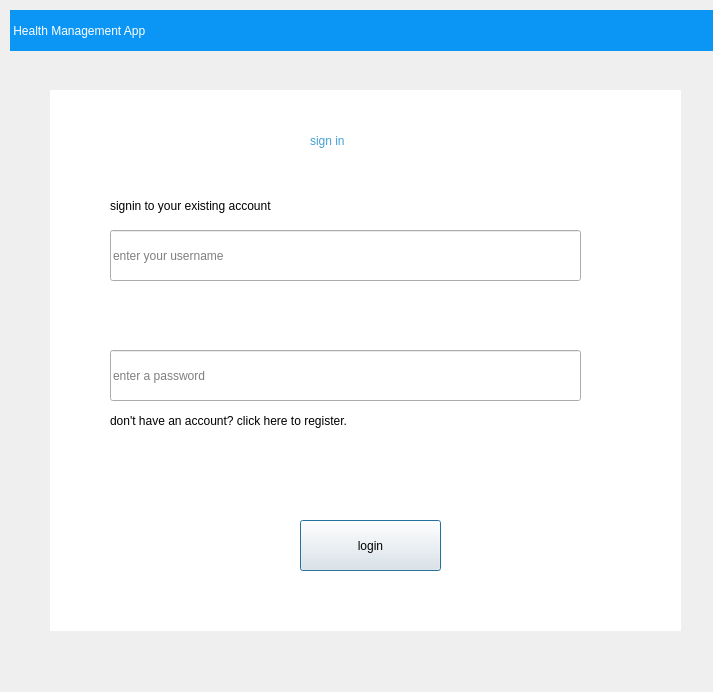
<?xml version="1.0" encoding="UTF-8"?>
<ui version="4.0">
 <class>Dialog</class>
 <widget class="QDialog" name="Dialog">
  <property name="geometry">
   <rect>
    <x>0</x>
    <y>0</y>
    <width>713</width>
    <height>692</height>
   </rect>
  </property>
  <property name="windowTitle">
   <string>Dialog</string>
  </property>
  <widget class="QWidget" name="widget" native="true">
   <property name="geometry">
    <rect>
     <x>0</x>
     <y>10</y>
     <width>1461</width>
     <height>911</height>
    </rect>
   </property>
   <property name="styleSheet">
    <string notr="true">/*
QWidget#widget{
background-color:qlineargradient(spread:pad, x1:0, y1:0, x2:1, y2:0.994318, stop:0 rgba(0, 61, 101, 255), stop:1 rgba(255, 255, 255, 255))}  */



QWidget#widget{
background-color: qlineargradient(spread:pad, x1:0, y1:0, x2:0.652, y2:0.897727, stop:0.243781 rgba(83, 187, 255, 255), stop:1 rgba(255, 179, 249, 255))};</string>
   </property>
   <widget class="QLineEdit" name="signin_username_field">
    <property name="geometry">
     <rect>
      <x>110</x>
      <y>220</y>
      <width>471</width>
      <height>51</height>
     </rect>
    </property>
    <property name="styleSheet">
     <string notr="true">font: 14pt &quot;MS Sans Serif&quot;;</string>
    </property>
    <property name="placeholderText">
     <string>enter your username</string>
    </property>
   </widget>
   <widget class="QLineEdit" name="signin_password_field">
    <property name="geometry">
     <rect>
      <x>110</x>
      <y>340</y>
      <width>471</width>
      <height>51</height>
     </rect>
    </property>
    <property name="styleSheet">
     <string notr="true">font: 14pt &quot;MS Sans Serif&quot;;</string>
    </property>
    <property name="placeholderText">
     <string>enter a password</string>
    </property>
   </widget>
   <widget class="QLabel" name="label_2">
    <property name="geometry">
     <rect>
      <x>310</x>
      <y>110</y>
      <width>111</width>
      <height>41</height>
     </rect>
    </property>
    <property name="styleSheet">
     <string notr="true">font: 75 17pt &quot;MS Sans Serif&quot;;
font: 75 22pt &quot;MS Sans Serif&quot;;
color: rgb(70, 159, 214);</string>
    </property>
    <property name="text">
     <string>sign in</string>
    </property>
   </widget>
   <widget class="QLabel" name="label_3">
    <property name="geometry">
     <rect>
      <x>60</x>
      <y>190</y>
      <width>261</width>
      <height>16</height>
     </rect>
    </property>
    <property name="styleSheet">
     <string notr="true">color:rgb(255, 255, 255);
font: 75 8pt &quot;MS Sans Serif&quot;;</string>
    </property>
    <property name="text">
     <string>sign in to your existing account</string>
    </property>
   </widget>
   <widget class="QPushButton" name="login_button">
    <property name="geometry">
     <rect>
      <x>300</x>
      <y>510</y>
      <width>141</width>
      <height>51</height>
     </rect>
    </property>
    <property name="styleSheet">
     <string notr="true">
QPushButton {
background-color: rgb(4, 118, 159)
}

QPushButton:hover {
  background-color:rgb(0, 0, 0)
};

color:rgb(255, 255, 255);
font: 75 14pt &quot;MS Sans Serif&quot;;</string>
    </property>
    <property name="text">
     <string>login</string>
    </property>
   </widget>
   <widget class="QLabel" name="label">
    <property name="geometry">
     <rect>
      <x>10</x>
      <y>0</y>
      <width>731</width>
      <height>41</height>
     </rect>
    </property>
    <property name="styleSheet">
     <string notr="true">background-color: rgb(11, 149, 245);

font: 17pt &quot;MS Sans Serif&quot;;

color: rgb(255, 255, 255);</string>
    </property>
    <property name="text">
     <string> Health Management App</string>
    </property>
   </widget>
   <widget class="QLabel" name="label_4">
    <property name="geometry">
     <rect>
      <x>50</x>
      <y>80</y>
      <width>631</width>
      <height>541</height>
     </rect>
    </property>
    <property name="styleSheet">
     <string notr="true">background-color: rgb(255, 255, 255);</string>
    </property>
    <property name="text">
     <string/>
    </property>
   </widget>
   <widget class="QLabel" name="label_5">
    <property name="geometry">
     <rect>
      <x>110</x>
      <y>400</y>
      <width>341</width>
      <height>21</height>
     </rect>
    </property>
    <property name="styleSheet">
     <string notr="true">font: 10pt &quot;MS Shell Dlg 2&quot;;</string>
    </property>
    <property name="text">
     <string>don't have an account? click here to register.</string>
    </property>
   </widget>
   <widget class="QLabel" name="label_6">
    <property name="geometry">
     <rect>
      <x>110</x>
      <y>180</y>
      <width>291</width>
      <height>31</height>
     </rect>
    </property>
    <property name="styleSheet">
     <string notr="true">font: 10pt &quot;MS Shell Dlg 2&quot;;</string>
    </property>
    <property name="text">
     <string>signin to your existing account</string>
    </property>
   </widget>
   <widget class="QLabel" name="messagefield">
    <property name="geometry">
     <rect>
      <x>290</x>
      <y>460</y>
      <width>241</width>
      <height>21</height>
     </rect>
    </property>
    <property name="styleSheet">
     <string notr="true">color:rgb(255, 0, 0);
font: 12pt &quot;MS Shell Dlg 2&quot;;</string>
    </property>
    <property name="text">
     <string/>
    </property>
   </widget>
   <zorder>label_4</zorder>
   <zorder>signin_username_field</zorder>
   <zorder>signin_password_field</zorder>
   <zorder>label_2</zorder>
   <zorder>label_3</zorder>
   <zorder>login_button</zorder>
   <zorder>label</zorder>
   <zorder>label_5</zorder>
   <zorder>label_6</zorder>
   <zorder>messagefield</zorder>
  </widget>
 </widget>
 <resources/>
 <connections/>
</ui>
